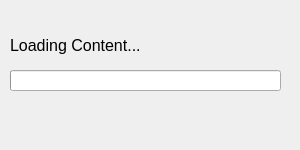
<?xml version="1.0" encoding="UTF-8"?>
<ui version="4.0">
 <class>Dialog</class>
 <widget class="QDialog" name="Dialog">
  <property name="windowModality">
   <enum>Qt::WindowModality::ApplicationModal</enum>
  </property>
  <property name="geometry">
   <rect>
    <x>0</x>
    <y>0</y>
    <width>300</width>
    <height>150</height>
   </rect>
  </property>
  <property name="sizePolicy">
   <sizepolicy hsizetype="Fixed" vsizetype="Fixed">
    <horstretch>0</horstretch>
    <verstretch>0</verstretch>
   </sizepolicy>
  </property>
  <property name="minimumSize">
   <size>
    <width>300</width>
    <height>150</height>
   </size>
  </property>
  <property name="maximumSize">
   <size>
    <width>300</width>
    <height>150</height>
   </size>
  </property>
  <property name="font">
   <font>
    <pointsize>12</pointsize>
   </font>
  </property>
  <property name="cursor">
   <cursorShape>WaitCursor</cursorShape>
  </property>
  <property name="windowTitle">
   <string>Loading</string>
  </property>
  <property name="windowIcon">
   <iconset theme="QIcon::ThemeIcon::DocumentOpenRecent"/>
  </property>
  <widget class="QLabel" name="label">
   <property name="geometry">
    <rect>
     <x>10</x>
     <y>30</y>
     <width>161</width>
     <height>31</height>
    </rect>
   </property>
   <property name="text">
    <string>Loading Content...</string>
   </property>
  </widget>
  <widget class="QProgressBar" name="progressBar">
   <property name="geometry">
    <rect>
     <x>10</x>
     <y>70</y>
     <width>271</width>
     <height>21</height>
    </rect>
   </property>
   <property name="cursor">
    <cursorShape>ArrowCursor</cursorShape>
   </property>
   <property name="autoFillBackground">
    <bool>false</bool>
   </property>
   <property name="styleSheet">
    <string notr="true"/>
   </property>
   <property name="value">
    <number>0</number>
   </property>
   <property name="textVisible">
    <bool>false</bool>
   </property>
   <property name="invertedAppearance">
    <bool>false</bool>
   </property>
  </widget>
 </widget>
 <resources/>
 <connections/>
</ui>
